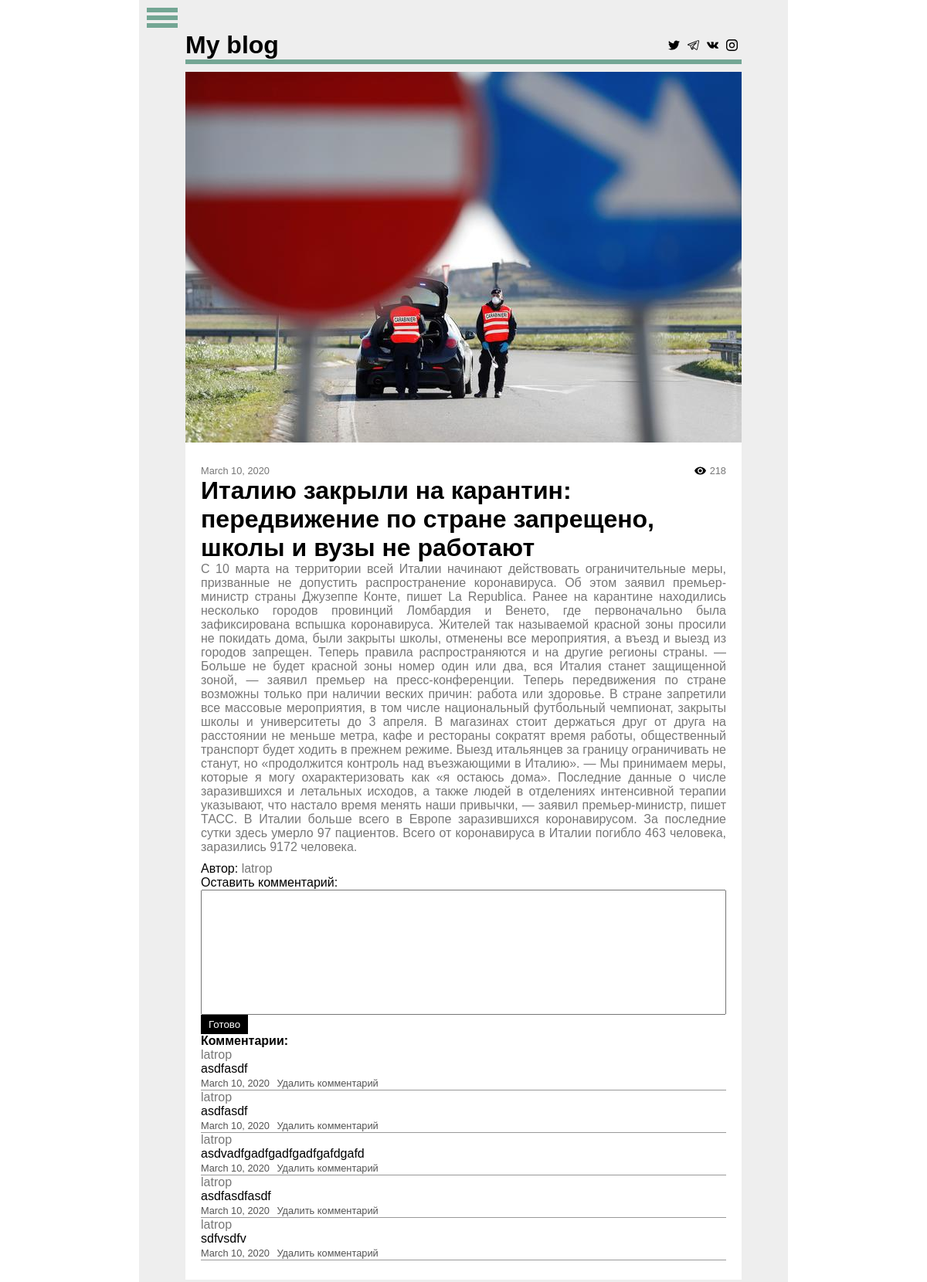
Page /29 (signed in) on the committed database.
### news/models.py (models this page shows, shortened)
class News(models.Model):
    author = models.ForeignKey(User,on_delete=models.CASCADE,default=0)
    title = models.CharField(max_length=200)
    prev_text = models.TextField(default='')
    text = models.TextField()
    views = models.IntegerField(default=0)
    image = models.ImageField(blank=True,null=True,default=None,upload_to='media/',height_field=None,width_field=None,max_length=100)
    date = models.DateField(auto_now_add=True)

class Comments(models.Model):
    user = models.ForeignKey(User,on_delete=models.CASCADE,default=0)
    text = models.TextField()
    date = models.DateField(auto_now_add=True)
    news= models.ForeignKey(News,on_delete=models.CASCADE,default=0,related_name='comments')

### news/views.py (the view, shortened to what this page needs)
# urls.py: path('<int:news_id>', views.details, name='details'),
def details(request, news_id):
    query = get_object_or_404(News, pk=news_id)
    query.views = query.views + 1
    query.save()
    comment = commentForm()
    context = {"news_item": query}
    if request.user.has_perm('news.add_comments'):
        context["form"] = comment
    return render(request, 'details.html', context)

### news/forms.py
class commentForm(forms.Form):
    text = forms.CharField(widget=forms.Textarea, label='Оставить комментарий')

### news/templates/details.html (shortened to what this page needs)
{% extends 'base.html' %}
{% block body %}
    {% if news_item %}
        <div class="news_item">
        <img src="media/{{ news_item.image }}">
        <div class="info_item">
        <div class="info">
            <div class="date">{{ news_item.date }}</div>
            <div class="views">{{ news_item.views }}</div>
        </div>
        <h1 class="title">{{ news_item.title }}</h1>
        <p class="text">{{ news_item.text }}</p>
        <span>Автор: <a class="link"
                        href="{% url 'news:user' news_item.author.id %}">{{ news_item.author.username }}</a></span>
        {% if user.is_authenticated and perms.news.add_comments %}
            <form method="POST">
            {% if form %}
                {{ form }}
            {% endif %}
            <input type="submit" value="Готово" class="btn">
        {% else %}
            Вы не можете добавлять комментарии
        {% endif %}
    <h4>Комментарии:</h4>
    {% for comment_item in news_item.comments.all reversed %}
        <div class="comment">
            <a class="link" href="{% url 'news:user' comment_item.user.id %}">{{ comment_item.user.username }}</a>
            <p>{{ comment_item.text }}</p>
            <div class="perms">
                <span class="date">{{ comment_item.date }}</span>
                {% if perms.news.delete_comments and not comment_item.user.is_superuser or user.is_superuser %}
                    <a href="{% url  'news:del_comment' news_item.id comment_item.id %}">Удалить
                        комментарий</a>
                {% endif %}
            </div>
        </div>
    {% endfor %}
    </form>
    {% endif %}
</div>
</div>
{% endblock %}

### static/css/main.css (style rules this page uses)
* { margin: 0; padding: 0; box-sizing: border-box; font-family: Franklin Gothic, Arial, sans-serif; }
input[type=submit] { border: none; }
input { border: 1px solid black; outline: none; padding: 5px 10px; display: block; }
textarea { padding: 5px 10px; outline: #73a694; resize: none; display: block; width: 100%; }
a { text-decoration: none; }
.link { color: #777; transition: 0.3s; }
.news_item { background-color: #fff; margin-bottom: 10px; }
.news_item img { width: 100%; }
.prev_text, .text { color: #777; margin-bottom: 10px; text-align: justify; }
.info_item { padding: 25px 20px; }
.info { display: flex; justify-content: space-between; }
.date { font-size: 0.8em; color: #777; }
.views { padding-left: 20px; background: url('/static/img/icons/eye.svg') no-repeat; font-size: 0.8em; color: #777; }
.comment { border-bottom: 1px solid #999; }
.btn { cursor: pointer; display: inline-block; background-color: #000; color: white; padding: 5px 10px; transition: 0.3s; }
.perms { display: block; }
.perms > * { margin-right: 5px; font-size: 0.8em; color: #555; }

### rows in the picture
News: image (picture), date "March 10, 2020", views "218", title "Италию закрыли на карантин: передвижение по стране запрещено, школы и вузы не работают", text "С 10 марта на территории всей Италии начинают действовать ограничительные меры, призванные не допустить распространение коронавируса. Об этом заявил премьер-министр страны Джузеппе Конте, пишет La Republica. Ранее на карантине находились несколько городов провинций Ломбардия и Венето, где первоначально была зафиксирована вспышка коронавируса. Жителей так называемой красной зоны просили не покидать дома, были закрыты школы, отменены все мероприятия, а въезд и выезд из городов запрещен. Теперь правила распространяются и на другие регионы страны. — Больше не будет красной зоны номер один или два, вся Италия станет защищенной зоной, — заявил премьер на пресс-конференции. Теперь передвижения по…", author.username "latrop"
Comments: user.username "latrop", text "asdfasdf", date "March 10, 2020", shows "Удалить комментарий"
Comments: user.username "latrop", text "asdfasdf", date "March 10, 2020", shows "Удалить комментарий"
Comments: user.username "latrop", text "asdvadfgadfgadfgadfgafdgafd", date "March 10, 2020", shows "Удалить комментарий"
Comments: user.username "latrop", text "asdfasdfasdf", date "March 10, 2020", shows "Удалить комментарий"
Comments: user.username "latrop", text "sdfvsdfv", date "March 10, 2020", shows "Удалить комментарий"
